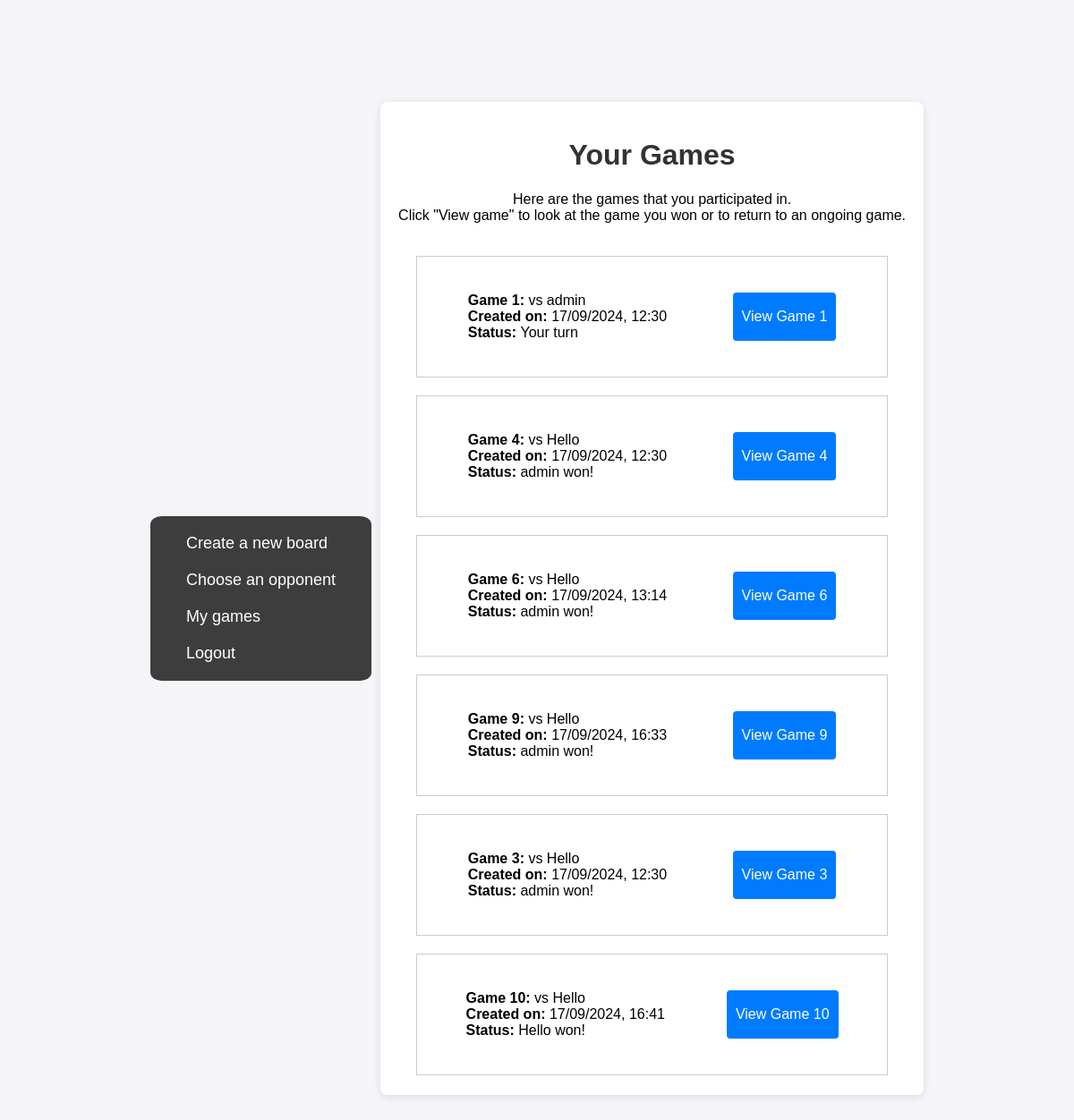
Page /games/ (signed in) on the committed database.
### application/models.py (models this page shows, shortened)
class Game(models.Model):
    player_1 = models.ForeignKey('auth.User', related_name='games_as_player1', on_delete=models.CASCADE)
    player_2 = models.ForeignKey('auth.User', related_name='games_as_player2', on_delete=models.CASCADE)
    player_1_board = models.ForeignKey(Board, related_name='games_as_player1_board', on_delete=models.CASCADE,default=1)
    player_2_board = models.ForeignKey(Board, related_name='games_as_player2_board', on_delete=models.CASCADE,default=1)
    current_turn = models.ForeignKey('auth.User', related_name='current_turn_games', on_delete=models.CASCADE)
    winner = models.ForeignKey('auth.User', related_name='winner', on_delete=models.CASCADE, null=True, blank=True)
    created_at = models.DateTimeField(auto_now_add=True)
    updated_at = models.DateTimeField(auto_now=True)

### application/views.py (the view)
# urls.py: path('games/', views.games_view, name='games_list'),
@login_required
def games_view(request):
    user = request.user
    games_as_player_1 = Game.objects.filter(player_1=user)
    games_as_player_2 = Game.objects.filter(player_2=user)
    games = games_as_player_1 | games_as_player_2
    return render(request, 'games_list.html', {'games': games})

### application/templates/games_list.html (shortened to what this page needs)
{% load static %}
<!DOCTYPE html>
<html lang="en">
<head>
    <link rel="stylesheet" href="{% static 'application/styles.css' %}">
</head>
<body>
    <nav class="navbar">
        <ul class="navbar-menu">
            <li class="navbar-item">
                <a href="{% url 'create_board' %}">Create a new board</a>
                <a href="{% url 'connect_tables'%}">Choose an opponent</a>
                <a href="{% url 'games_list'%}">My games</a>
                <a href="{% url 'logout' %}">Logout</a>
            </li>
        </ul>
    </nav>
    <div class="container">
    <h1>Your Games</h1>
    <p>Here are the games that you participated in.
    <br>Click "View game" to look at the game you won or to return to an ongoing game.
    </p>
    <div class="board-list">
        {% for game in games %}
            <div class="game-boards game-board">
                <div style="margin:20px;">
                    <b>Game {{ game.id }}:</b>
                    vs
                    {% if game.player_1 == user %}
                        {{ game.player_2.username }}
                    {% else %}
                        {{ game.player_1.username }}
                    {% endif %}
                    <br>
                    <b>Created on:</b> {{ game.created_at|date:"d/m/Y, H:i" }}
                    <br>
                    <b>Status: </b>
                    {% if game.winner %}
                        {{game.winner}} won!
                    {% elif game.current_turn == user %}
                        Your turn
                    {% else %}
                        {{ game.current_turn.username }}'s turn
                    {% endif %}
                    <br>
                </div>
                <button type="button" style="margin:20px;"onclick="window.location.href='{% url 'game_view' game_id=game.id %}'">View Game {{ game.id }} </button>
            </div>
        {% empty %}
            <p>You have not participated in any games yet.</p>
        {% endfor %}
    </div>
</div>
</body>
</html>

### application/static/application/styles.css (style rules this page uses)
body { background: url("ship.png") no-repeat center center fixed; }
body { font-family: Arial, sans-serif; background-color: rgb(244, 244, 249); margin: 0; padding: 0; display: flex; justify-content: center; align-items: center; height: 100vh; }
.container { overflow-y: auto; background-color: #fff; padding: 20px; border-radius: 8px; box-shadow: 0 2px 10px rgba(0, 0, 0, 0.1); max-height: 80%; flex-direction: column; justify-content: center; }
h1 { text-align: center; color: #333; }
button[type="button"] { padding: 10px; background-color: rgb(0, 123, 255); border: none; color: white; border-radius: 4px; cursor: pointer; font-size: 16px; }
p { text-align: center; }
.board-list { max-height: 80%; overflow-y: scroll; }
.game-boards { display: flex; flex-direction: row; justify-content: space-around; }
.game-board { border: 1px solid #ccc; margin:20px; padding:20px; }
.navbar { margin-right:10px; background-color: #333; padding: 10px 20px; border-radius: 5%; opacity: 0.95; }
.navbar-menu { list-style: none; margin: 0; padding: 0; }
.navbar-item a { text-decoration: none; color: white; font-size: 18px; padding: 10px 20px; display: block; border-radius: 5px; }

### rows in the picture
Game: id "1", player_2.username "admin", created_at "17/09/2024, 12:30", shows "Your turn"
Game: id "4", player_2.username "Hello", created_at "17/09/2024, 12:30", winner "admin"
Game: id "6", player_2.username "Hello", created_at "17/09/2024, 13:14", winner "admin"
Game: id "9", player_2.username "Hello", created_at "17/09/2024, 16:33", winner "admin"
Game: id "3", player_1.username "Hello", created_at "17/09/2024, 12:30", winner "admin"
Game: id "10", player_1.username "Hello", created_at "17/09/2024, 16:41", winner "Hello"
